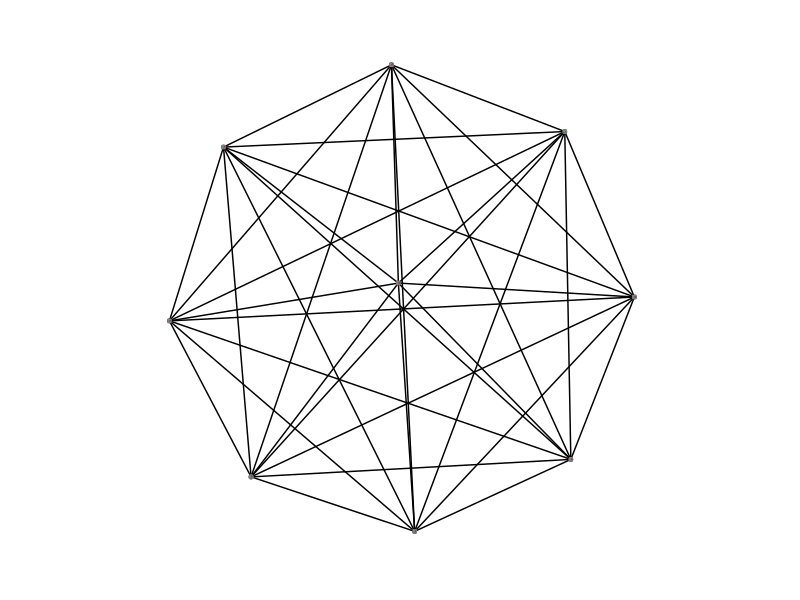

This chart was generated by the following R code:
## ---- chunk 1
library(tidyr)
library(dplyr)
library(igraph)
library(ggraph)
library(graphlayouts)
#create network with a group structure
g <- sample_islands(9, 40, 0.4, 15)
g <- igraph::simplify(g)
V(g)$grp <- as.character(rep(1:9, each = 40))
# create a random categorical variable
V(g)$cat <- sample(c("A", "B", "C"), vcount(g), replace = T)
# contract the network based on the groups
g_clu <- contract(g, V(g)$grp, vertex.attr.comb = "concat")

E(g_clu)$weight <- 1
g_clu <- simplify(g_clu, edge.attr.comb = "sum")
# calculate the number of occurrences of each attribute in each cluster
V(g_clu)$A <- sapply(V(g_clu)$cat, function(x)
    sum(x == "A"))
V(g_clu)$B <- sapply(V(g_clu)$cat, function(x)
    sum(x == "B"))
V(g_clu)$C <- sapply(V(g_clu)$cat, function(x)
    sum(x == "C"))
# precompute layout
xy <- layout_with_stress(g_clu)
V(g_clu)$x <- xy[, 1]
V(g_clu)$y <- xy[, 2]

nodes_wide <- igraph::as_data_frame(g_clu, "vertices")
nodes_long <- nodes_wide %>% select(A:C) %>%
    mutate(id = 1:nrow(nodes_wide)) %>%
    gather("attr", "value", A:C) %>%
    mutate(attrn = as.numeric(as.factor(attr)))


# create the bar charts
bar_list <- lapply(1:vcount(g_clu), function(i) {
    gt_plot <- ggplotGrob(
        ggplot(nodes_long[nodes_long$id == i, ]) +
            geom_rect(aes(xmin = -Inf, xmax = Inf, ymin = 1, ymax = Inf), 
                      fill = 'lightblue', alpha = 1) +
            geom_hline(yintercept = 1, color = 'grey50', size = 1) +
            geom_hline(yintercept = 2, color = 'grey50', size = 1) +
            geom_hline(yintercept = 4, color = 'black', size = 1) +
            geom_hline(yintercept = 8, color = 'grey50', size = 1) +
            geom_vline(xintercept = c(1,2,3), colour = "grey50", size = 1) +
            geom_col(
                aes(attrn, value, group = id, fill = attr),
                position = 'dodge2',
                color = NA, alpha = 0.8
            ) +
            scale_fill_brewer(palette = 'Set1') +
            # scale_fill_manual(values = c("goldenrod", "black", "darkorchid2")) +
            labs(x = NULL, y = NULL) +
            scale_x_continuous(breaks = c(1, 2, 3), limits = c(0.5, 3.5)) +
            scale_y_log10() +
            coord_polar() +
            theme(
                legend.position = "none",
                panel.background = element_rect(fill = NA, colour = NA),
                line = element_blank(),
                text = element_blank()
            )
    )
    panel_coords <- gt_plot$layout[gt_plot$layout$name == "panel", ]
    gt_plot[panel_coords$t:panel_coords$b, panel_coords$l:panel_coords$r]
})
# convert to custom annotation
annot_list <- lapply(1:vcount(g_clu), function(i) {
    xmin <- nodes_wide$x[i] - 0.1
    xmax <- nodes_wide$x[i] + 0.1
    ymin <- nodes_wide$y[i] - 0.1
    ymax <- nodes_wide$y[i] + 0.1
    annotation_custom(
        bar_list[[i]],
        xmin = xmin,
        xmax = xmax,
        ymin = ymin,
        ymax = ymax
    )
})
# create basic network
p <- ggraph(g_clu, "manual", x = V(g_clu)$x, y = V(g_clu)$y) +
    geom_edge_link0() +
    theme_graph()+
    coord_fixed()
# put everything together
Reduce("+", annot_list, p)
